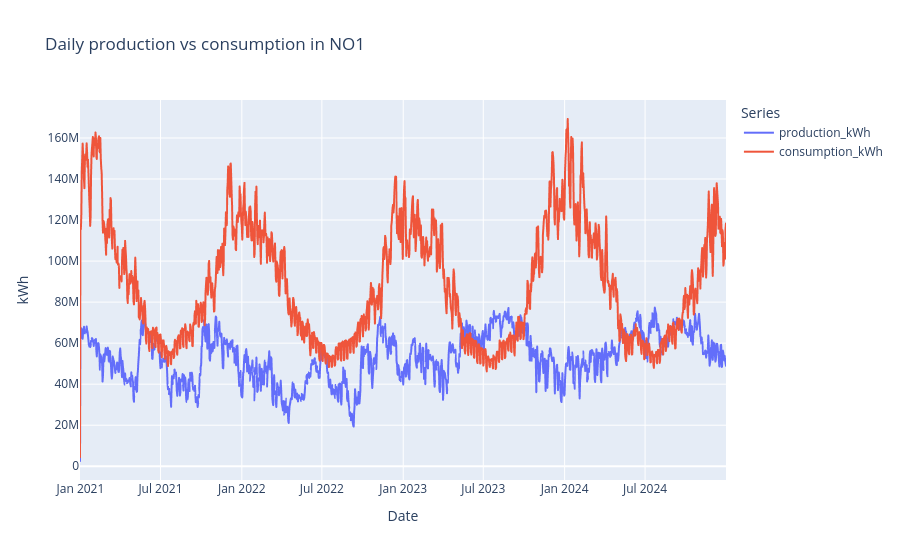

This figure's notebook cell:
### Code cell
import pandas as pd
import plotly.express as px

# Assume you already have these loaded:
# production_df_all: with columns ['priceArea', 'startTime', 'quantityKwh', ...]
# consumption_df_all: with columns ['priceArea', 'startTime', 'quantityKwh', ...]

area = "NO1"

prod_no1 = (
    production_df_all[production_df_all["priceArea"] == area]
    .copy()
)
cons_no1 = (
    consumption_df_all[consumption_df_all["priceArea"] == area]
    .copy()
)

prod_no1["startTime"] = pd.to_datetime(prod_no1["startTime"])
cons_no1["startTime"] = pd.to_datetime(cons_no1["startTime"])

# Daily aggregation
prod_daily = (
    prod_no1
    .set_index("startTime")["quantityKwh"]
    .resample("D").sum()
    .rename("production_kWh")
)
cons_daily = (
    cons_no1
    .set_index("startTime")["quantityKwh"]
    .resample("D").sum()
    .rename("consumption_kWh")
)

df_daily = pd.concat([prod_daily, cons_daily], axis=1).reset_index()

fig = px.line(
    df_daily,
    x="startTime",
    y=["production_kWh", "consumption_kWh"],
    title=f"Daily production vs consumption in {area}",
    labels={"startTime": "Date", "value": "kWh", "variable": "Series"}
)
fig.show()

### Figure 1 — Plotly figure (JSON) as saved in the notebook; plotly's stock layout.template omitted (floating-point values rounded to 4 significant figures; data arrays with more than 128 entries replaced by an {"elided": "..."} marker saying what was removed)
{"data": [{"hovertemplate": "Series=production_kWh<br>Date=%{x}<br>kWh=%{y}<extra></extra>", "legendgroup": "production_kWh", "line": {"color": "#636efa", "dash": "solid"}, "marker": {"symbol": "circle"}, "mode": "lines", "name": "production_kWh", "showlegend": true, "type": "scattergl", "x": {"elided": "1462 str values"}, "xaxis": "x", "y": {"elided": "1462 float values"}, "yaxis": "y"}, {"hovertemplate": "Series=consumption_kWh<br>Date=%{x}<br>kWh=%{y}<extra></extra>", "legendgroup": "consumption_kWh", "line": {"color": "#EF553B", "dash": "solid"}, "marker": {"symbol": "circle"}, "mode": "lines", "name": "consumption_kWh", "showlegend": true, "type": "scattergl", "x": {"elided": "1462 str values"}, "xaxis": "x", "y": {"elided": "1462 float values"}, "yaxis": "y"}], "layout": {"legend": {"title": {"text": "Series"}, "tracegroupgap": 0}, "title": {"text": "Daily production vs consumption in NO1"}, "xaxis": {"anchor": "y", "domain": [0, 1], "title": {"text": "Date"}}, "yaxis": {"anchor": "x", "domain": [0, 1], "title": {"text": "kWh"}}}}
